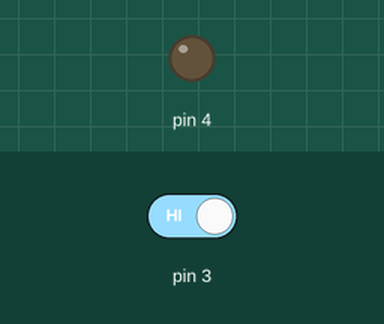
Recording of a sketch running on a simulated Arduino Uno, built with avr-gcc and run on an emulated ATmega328P. Parts: output pins drawn as LEDs (lit = HIGH). The inputs (shaded band) are chosen by the test bench; at power-on: pin 3 HIGH. What the sketch prints to the serial monitor is not drawn.

Above: at 1.2 s.
1.3 s: pin 3 driven LOW
At 2.8 s:
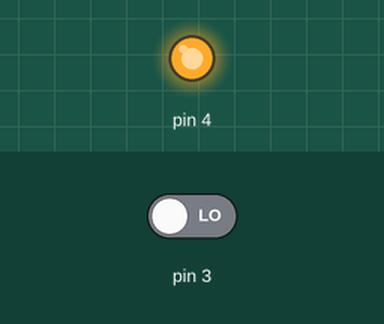
3.1 s: pin 3 driven HIGH
At 4.1 s:
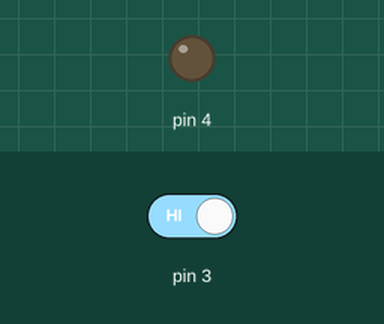
Timing chart, 0 to 6.1 s (numbered marks = the images above; inputs shaded):
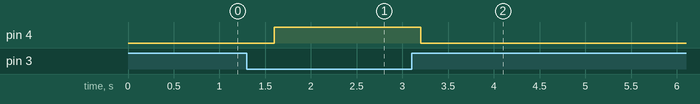

Measured:
- after the input at 1.3 s, pin 4: LOW → HIGH after 0.30 s
- after the input at 3.1 s, pin 4: HIGH → LOW after 0.10 s

The sketch:

sketch_jan24a.ino
```cpp
void setup(){
  Serial.begin(9600);

  pinMode(13, INPUT_PULLUP);
  pinMode(4, OUTPUT);
}
  void loop() {
    if(digitalRead(3) == LOW){
      digitalWrite(4, HIGH);
      Serial.print("Button pressed");
      delay(400);
    }

    else if(digitalRead(3) == HIGH){
      digitalWrite(4, LOW);
      delay(400);
    }
  }
```
